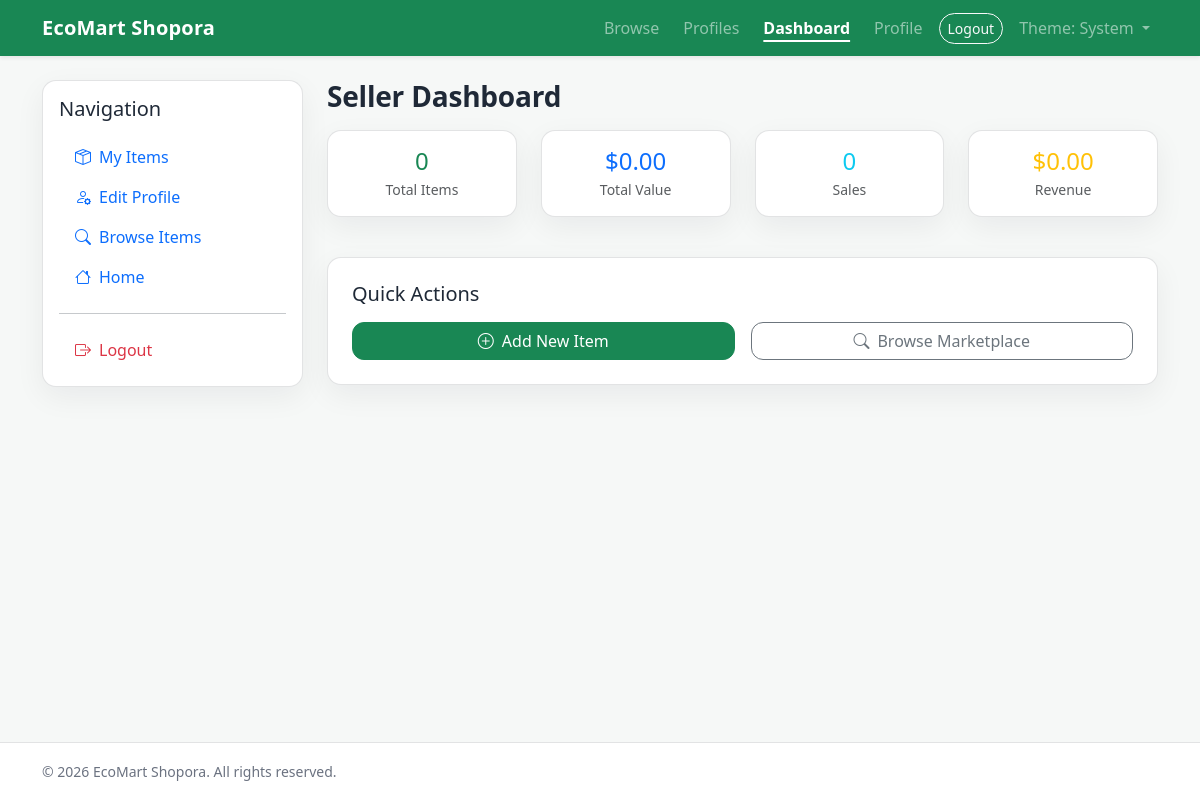
/dashboard/ (signed in), run on an earlier commit of the app's database.
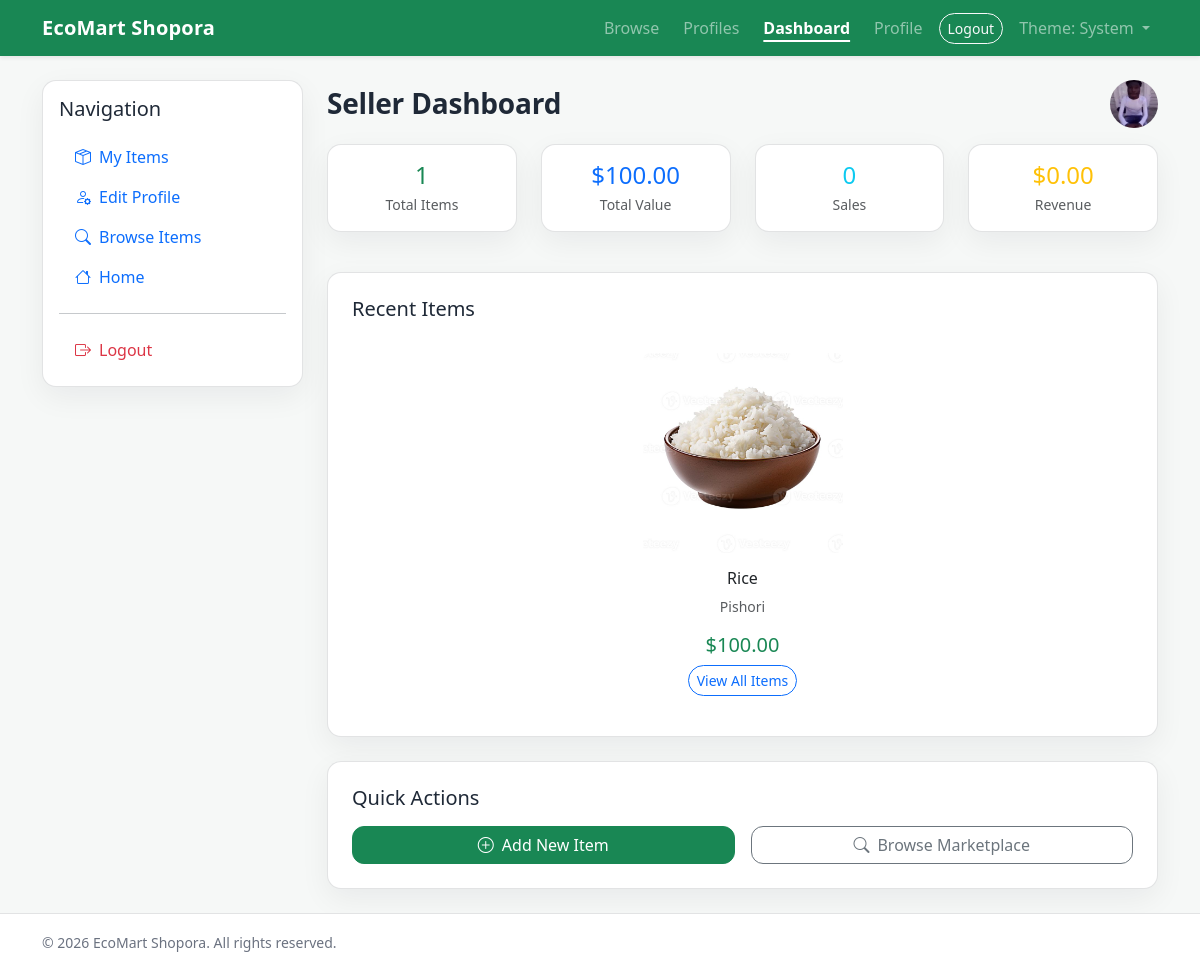
And on a later commit of the database.
### buyhive/models.py (models this page shows, shortened)
class Profile(models.Model):
    ACCOUNT_BUYER = "buyer"
    ACCOUNT_SELLER = "seller"
    ACCOUNT_STAFF = "staff"
    ACCOUNT_TYPES = (
        (ACCOUNT_BUYER, "Buyer"),
        (ACCOUNT_SELLER, "Seller"),
        (ACCOUNT_STAFF, "Staff"),
    )
    user = models.OneToOneField(
        settings.AUTH_USER_MODEL, on_delete=models.CASCADE, related_name="profile"
    )
    account_type = models.CharField(
        max_length=10, choices=ACCOUNT_TYPES, default=ACCOUNT_BUYER
    )
    profile_picture = models.FileField(upload_to="profiles/", blank=True, null=True)
    created_at = models.DateTimeField(auto_now_add=True)

class Item(models.Model):
    owner = models.ForeignKey(
        settings.AUTH_USER_MODEL, on_delete=models.CASCADE, related_name="items"
    )
    name = models.CharField(max_length=120)
    description = models.TextField(blank=True)
    price = models.DecimalField(max_digits=10, decimal_places=2)
    created_at = models.DateTimeField(auto_now_add=True)

class ItemImage(models.Model):
    item = models.ForeignKey(Item, on_delete=models.CASCADE, related_name="images")
    image = models.FileField(upload_to="items/")
    created_at = models.DateTimeField(auto_now_add=True)

### buyhive/views.py (the view)
# urls.py: path("dashboard/", views.dashboard, name="dashboard"),
@login_required
def dashboard(request):
    profile = _get_or_create_profile(request.user)
    if request.user.is_staff or (profile and profile.account_type == Profile.ACCOUNT_STAFF):
        return render(request, "admin/admindashboard.html", {"profile": profile})
    if profile and profile.account_type == Profile.ACCOUNT_SELLER:
        items = Item.objects.filter(owner=request.user)
        total_items = items.count()
        total_value = sum(item.price for item in items) if items else 0
        recent_items = items.order_by('-created_at')[:5]  # For slider
        return render(request, "seller/dashboard.html", {
            "profile": profile,
            "total_items": total_items,
            "total_value": total_value,
            "recent_items": recent_items,
        })
    return render(request, "buyer/dashboard.html", {"profile": profile})

### buyhive/views.py (called while the page is built)
def _get_or_create_profile(user):
    if not user.is_authenticated:
        return None
    profile, _ = Profile.objects.get_or_create(user=user)
    return profile

### buyhive/templates/seller/dashboard.html (shortened to what the changed rows need)
{%extends 'base.html'%}
{% load static %}
{%block extra_head %}
<link rel="stylesheet" href="https://cdn.jsdelivr.net/npm/bootstrap-icons@1.10.0/font/bootstrap-icons.css">
{%endblock %}
{%block content%}
<div class="row">
  <div class="col-md-9">
    <div class="d-flex flex-wrap align-items-center justify-content-between gap-2 mb-3">
      <h1 class="bh-page-title h3 mb-0">Seller Dashboard</h1>
      {% if profile and profile.profile_picture %}
        <img src="{{ profile.profile_picture.url }}" alt="Profile picture" style="width: 48px; height: 48px; object-fit: cover; border-radius: 999px;" />
      {% endif %}
    </div>
    <div class="row mb-4">
      <div class="col-md-6 col-lg-3 mb-3">
        <div class="bh-surface p-3 text-center">
          <div class="h4 mb-1 text-success">{{ total_items }}</div>
          <div class="text-muted small">Total Items</div>
        </div>
      </div>
      <div class="col-md-6 col-lg-3 mb-3">
        <div class="bh-surface p-3 text-center">
          <div class="h4 mb-1 text-primary">${{ total_value|floatformat:2 }}</div>
          <div class="text-muted small">Total Value</div>
        </div>
      </div>
    </div>
    {% if recent_items %}
    <div class="bh-surface p-4 mb-4">
      <h5 class="mb-3">Recent Items</h5>
      <div id="itemsCarousel" class="carousel slide" data-bs-ride="carousel">
        <div class="carousel-inner">
          {% for item in recent_items %}
          <div class="carousel-item {% if forloop.first %}active{% endif %}">
            <div class="card border-0">
              <div class="card-body text-center">
                {% if item.images.all %}
                  <img src="{{ item.images.first.image.url }}" alt="{{ item.name }}" class="img-fluid mb-3" style="max-height: 200px; object-fit: cover; border-radius: 8px;">
                {% else %}
                  <div class="bg-light d-flex align-items-center justify-content-center mb-3" style="height: 200px; border-radius: 8px;">
                    <i class="bi bi-image text-muted" style="font-size: 3rem;"></i>
                  </div>
                {% endif %}
                <h6 class="card-title">{{ item.name }}</h6>
                <p class="card-text text-muted small">{{ item.description|truncatechars:100 }}</p>
                <p class="h5 text-success mb-2">${{ item.price }}</p>
                <a href="{% url 'seller_items' %}" class="btn btn-outline-primary btn-sm">View All Items</a>
              </div>
            </div>
          </div>
          {% endfor %}
        </div>
      </div>
    </div>
    {% endif %}
  </div>
</div>
{%endblock%}

What changed in the data, as far as the page shows it:
now on this page (row edited): Profile: profile_picture (picture)
added Item: images.first.image (picture), name "Rice", description "Pishori", price "100.00"
Also different on the page:
{{ total_items }}: "0" → "1"
{{ total_value|floatformat:2 }}: "0.00" → "100.00"
text now shown: "Recent Items"
